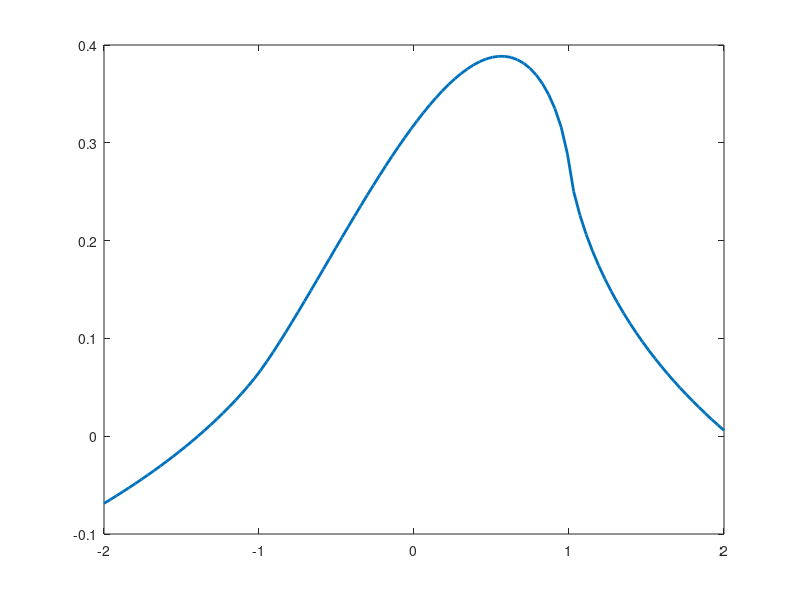

The MATLAB source for this figure:

clear

mu = 1;
nu = 0.25;

Nobs = 100;
xo = linspace(-2,2,Nobs)';
yo = zeros(Nobs,1);

ux = @(fx,fy,w) (1/8).*fx.*w.^(-1).*(w+(-1).*xo).*(3.*w+xo).*mu.^(-1).*nu.*(pi+(-1) ...
  .*pi.*nu).^(-1).*log((w+(-1).*xo).^2+yo.^2)+(1/32).*fx.*pi.^(-1).* ...
  w.^(-1).*mu.^(-1).*((-1)+nu).^(-1).*(4.*w.*(8.*w.*((-1)+nu)+xo.*((-3) ...
  +4.*nu))+(-16).*(w+xo).*yo.*((-1)+nu).*atan2((w-xo),yo)+ ...
  (-16).*(w+xo).*yo.*((-1)+nu).*atan2((w+xo),yo)+(3.*(w+(-1).* ...
  xo).*(3.*w+xo)+yo.^2.*(5+(-4).*nu)).*log((w+(-1).*xo).^2+yo.^2)+( ...
  3.*(w+xo).^2+(-5).*yo.^2+(-4).*(w+xo+(-1).*yo).*(w+xo+yo).*nu).* ...
  log((w+xo).^2+yo.^2)) + ...
  (1/16).*fy.*pi.^(-1).*w.^(-1).*yo.*mu.^(-1).*((-1)+nu).^(-1).*(4.*w+ ...
  (-2).*yo.*(atan2((w-xo),yo)+atan2((w+xo),yo))+( ...
  w+xo).*(log((w+(-1).*xo).^2+yo.^2)+(-1).*log((w+xo).^2+yo.^2)));

figure(1),clf
plot(xo,ux(1,0,1),'Linewidth',2)
